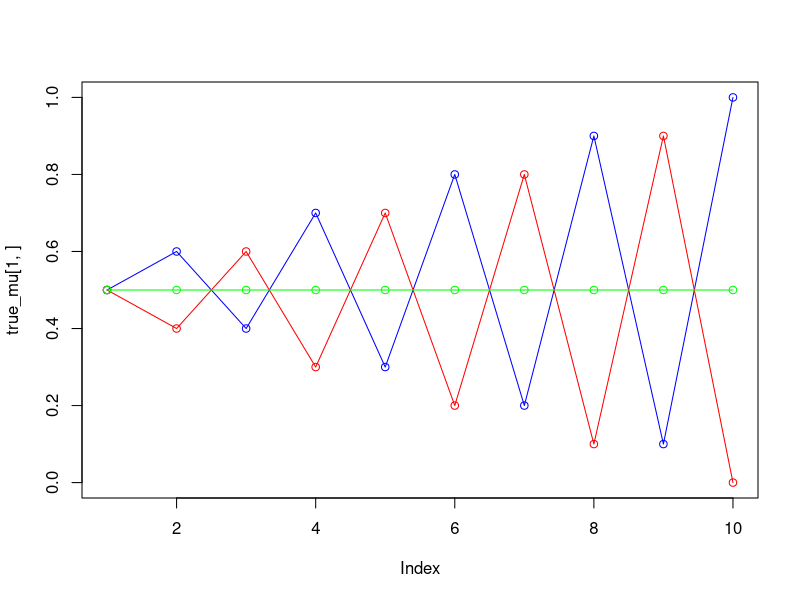
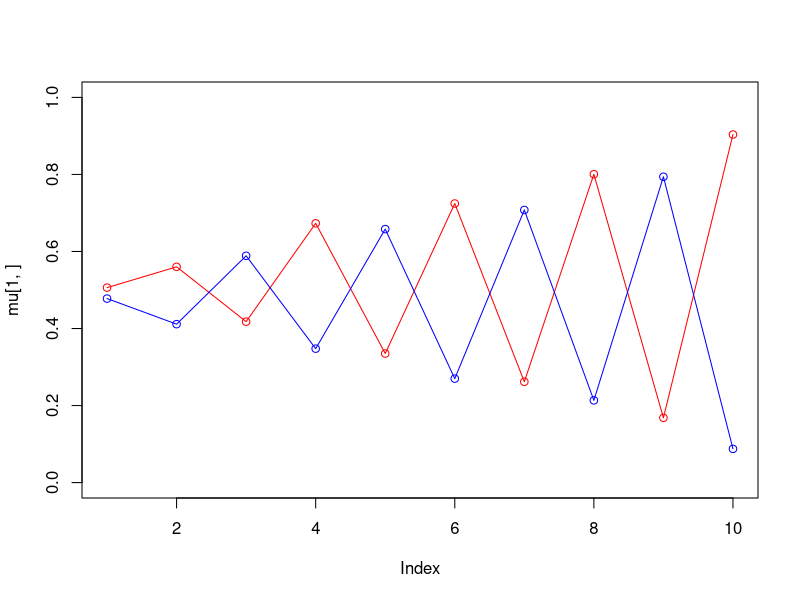
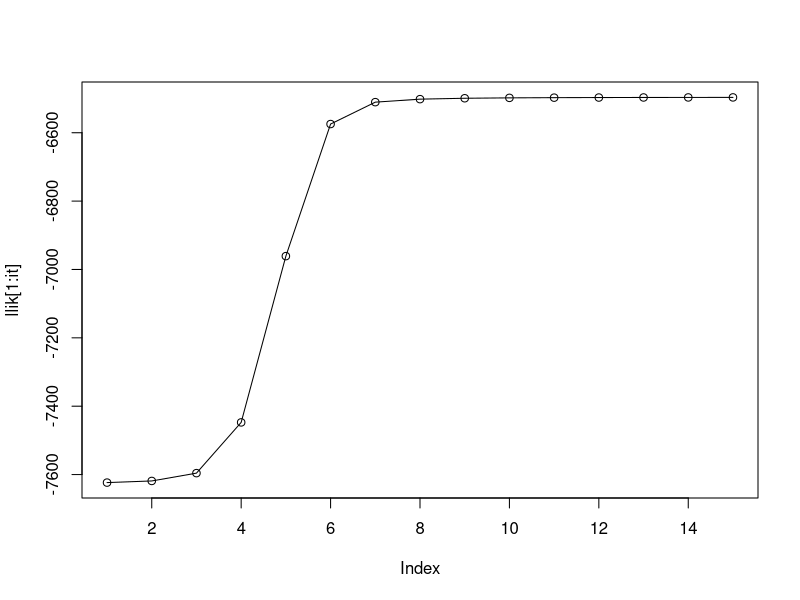
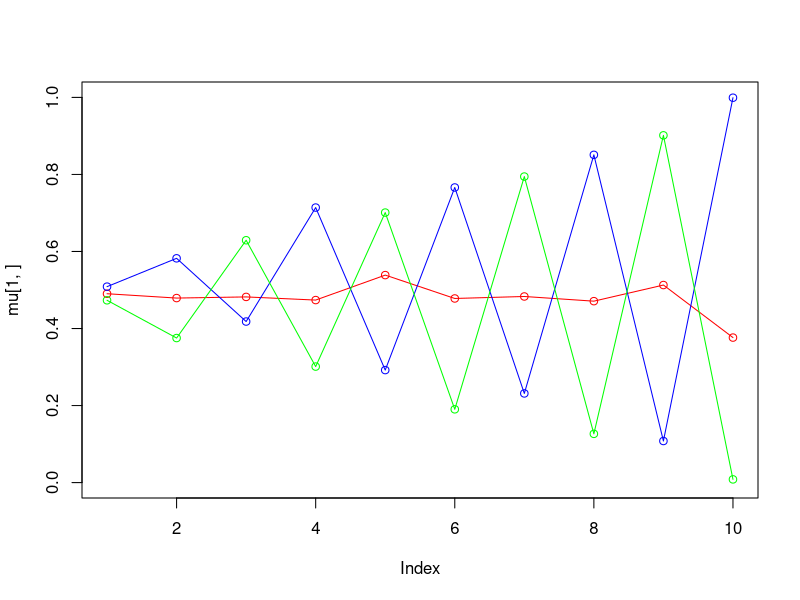
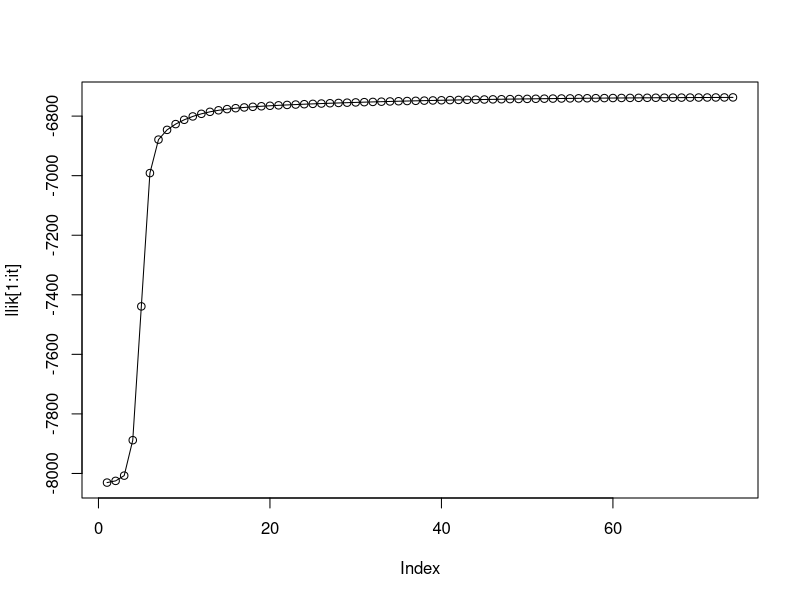
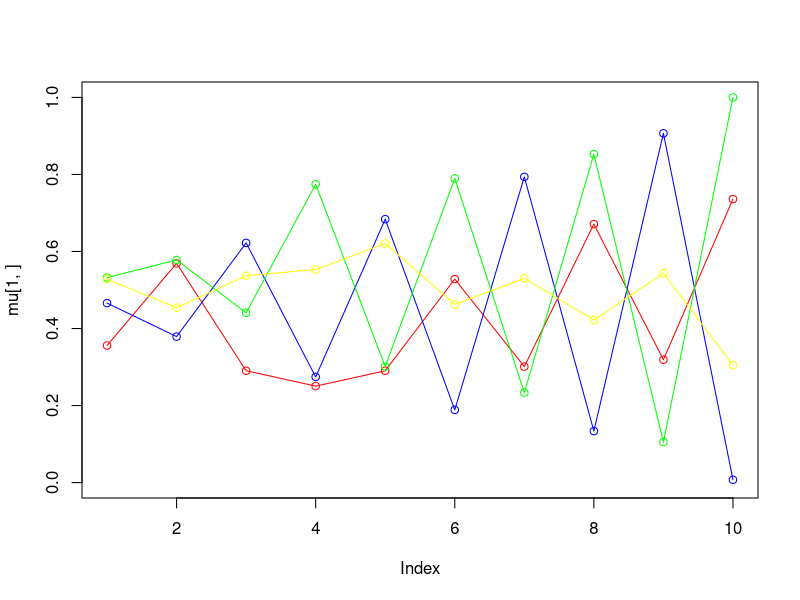
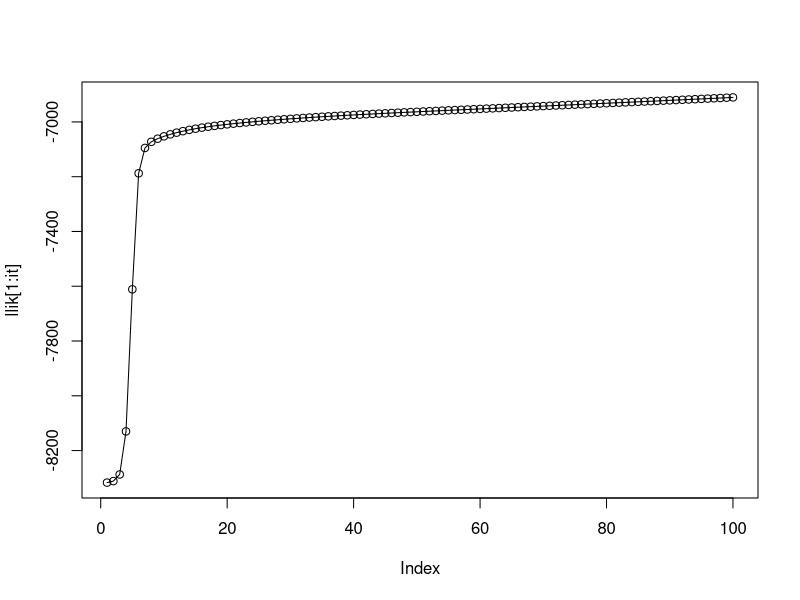

Generate these figures, in order, with R:
## ---- chunk 1
knitr::opts_chunk$set(echo = TRUE)
## ---- chunk 2
set.seed(1234567890)

max_it <- 100 # max number of EM iterations
min_change <- 0.1 # min change in log likelihood between two consecutive EM iterations
N=1000 # number of training points
D=10 # number of dimensions
x <- matrix(nrow=N, ncol=D) # training data

true_pi <- vector(length = 3) # true mixing coefficients
true_mu <- matrix(nrow=3, ncol=D) # true conditional distributions
true_pi=c(1/3, 1/3, 1/3)
true_mu[1,]=c(0.5,0.6,0.4,0.7,0.3,0.8,0.2,0.9,0.1,1)
true_mu[2,]=c(0.5,0.4,0.6,0.3,0.7,0.2,0.8,0.1,0.9,0)
true_mu[3,]=c(0.5,0.5,0.5,0.5,0.5,0.5,0.5,0.5,0.5,0.5)
plot(true_mu[1,], type="o", col="blue", ylim=c(0,1))
points(true_mu[2,], type="o", col="red")
points(true_mu[3,], type="o", col="green")

# Producing the training data
for(n in 1:N) {
  k <- sample(1:3,1,prob=true_pi)
  for(d in 1:D) {
    x[n,d] <- rbinom(1,1,true_mu[k,d])
  }
}
## ---- chunk 3
EM <- function(k){
  set.seed(123456789)
  K <- k
  z <- matrix(nrow=N, ncol=K) # fractional component assignments
  pi <- vector(length = K) # mixing coefficients
  mu <- matrix(nrow=K, ncol=D) # conditional distributions
  llik <- vector(length = max_it) # log likelihood of the EM iterations


  # Random initialization of the parameters
  pi <- runif(K,0.49,0.51)
  pi <- pi / sum(pi)
  for(k in 1:K) {
    mu[k,] <- runif(D,0.49,0.51)
  }
  
  colors <- c('red','blue','green','yellow')
  
  for(it in 1:max_it) {
    
    # E-step: Computation of the fractional component assignments
    for(n in 1:N){
      for(k in 1:K){
        z[n,k] <- pi[k] %*% prod((mu[k,] ^ x[n,]) * ((1-mu[k,]) ^ (1 - x[n,])))
      }
    }
    z <- z / rowSums(z)
    n_k <- colSums(z)
    x_mean_k <- (t(z) %*% x)/n_k
    
    
    # Log Likelihood Calculation
    #llik[it] <- sum(t(z) %*% (matrix(log(pi),ncol=K, nrow=N, byrow=TRUE)+ 
                               #(x %*% t(log(mu)) + (1-x) %*% t(log(1-mu)))))
    
    llk = 0
    for(i in 1:N){
      for(j in 1:K){
        llk_inner = 0
        for(d in 1:D){
          llk_inner = llk_inner+(x[i,d]*log(mu[j,d])+(1-x[i,d])*log(1-mu[j,d]))
        }
        llk = llk+(z[i,j]) * (log(pi[j])+llk_inner)
      }
    }
    
    llik[it] = llk
    
    #cat("iteration: ", it, "log likelihood: ", llik[it], "\n")
    #flush.console() 
    # Stop if the log likelihood has not changed significantly
    if(it > 1){
      if((llik[it] - llik[it-1]) <= 0.1){
          break
        }
    }
    
    #M-step: ML parameter estimation from the data and fractional component assignments
  
    mu <- x_mean_k
    pi <- n_k/sum(n_k)
  }
  print(pi)
  print(mu)
  plot(mu[1,], type="o", col=colors[1], ylim=c(0,1))
  for(p in 2:K){
    points(mu[p,], type="o",col = colors[p])
  }
  plot(llik[1:it], type="o")
}
## ---- chunk 4
EM(2)
EM(3)
EM(4)
